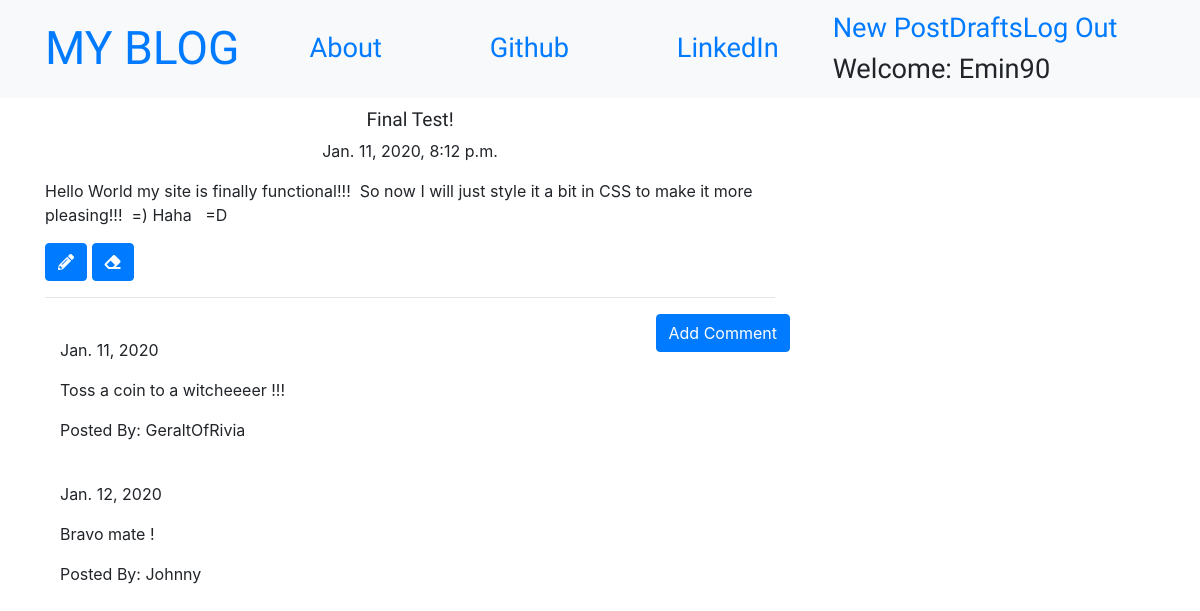
The app's page /post/7 (signed in) with its own data.
### blog/models.py (models this page shows, shortened)
class Post(models.Model):
    author = models.ForeignKey('auth.User',on_delete=models.CASCADE)
    title = models.CharField(max_length=200)
    text = models.TextField()
    created_date = models.DateTimeField(default=timezone.now)
    published_date = models.DateTimeField(blank=True,null=True)

class Comment(models.Model):
    post = models.ForeignKey('blog.Post',related_name='comments',on_delete=models.CASCADE)
    author = models.CharField(max_length=200)
    text = models.TextField()
    created_date = models.DateField(default=timezone.now())
    approved_comment = models.BooleanField(default=False)

### blog/views.py (the view)
# urls.py: re_path(r'^post/(?P<pk>\d+)$',views.PostDetailView.as_view(),name='post_detail'),
class PostDetailView(DetailView):
    model = Post

### blog/templates/blog/post_detail.html (shortened to what this page needs)
{% extends "blog/base.html" %}
{% block content %}
<h1 class="posttitle loader">{{post.title}}</h1>
{% if post.published_date %}
<div class="date postdate">
  {{ post.published_date }}
</div>
{% else %}
<a class="btn btn-primary" href="{% url 'post_publish' pk=post.pk %}"
  >Publish</a
>
{% endif %}
<p class="postcontent">{{ post.text|safe|linebreaksbr }}</p>
{% if user.is_authenticated %}
<a class="btn btn-primary" href="{% url 'post_edit' pk=post.pk %}">
  <i class="fas fa-pencil-alt"></i>
</a>
<a class="btn btn-primary" href="{% url 'post_remove' pk=post.pk %}">
  <i class="fas fa-eraser"></i>
</a>
{% endif %}
<hr />
<a
  class="btn btn-primary btn-comment"
  href="{% url 'add_comment_to_post' pk=post.pk %}"
  >Add Comment</a
>
<div class="container">
  {% for comment in post.comments.all %}
  <br />
  {% if user.is_authenticated or comment.approved_comment %}
  {{comment.created_date}}
  <p>{{comment.text|safe|linebreaks}}</p>
  <p>Posted By: {{comment.author}}</p>
  {% endif %} {% empty %}
  <p>No Comments!</p>
  {% endfor %}
</div>
{% endblock %}

### blog/templates/blog/base.html (shortened to what this page needs)
<!DOCTYPE html>
{% load staticfiles %}
<html lang="en">
  <head>
    <link rel="stylesheet" href="https://stackpath.bootstrapcdn.com/bootstrap/4.4.1/css/bootstrap.min.css">
    <link rel="stylesheet" href="//cdn.jsdelivr.net/npm/medium-editor@latest/dist/css/medium-editor.min.css" type="text/css" media="screen" charset="utf-8">
    <link rel="stylesheet" href="{% static 'css/blog.css' %}">
    <link rel="stylesheet" href="https://use.fontawesome.com/releases/v5.5.0/css/all.css">
  </head>
  <body class="loader">
    <nav class="navbar navbar-expand-lg bg-light techfont">
      <div class="container">
      <a class="navbar-brand bigbrand" href="{% url 'post_list' %}">MY BLOG</a>
      <div class="collapse navbar-collapse" id="navbarNav">
        <ul class="navbar-nav nav-fill w-100">
          <li class="nav-item">
            <a class="nav-link" href="{% url 'about' %}">About</a>
          </li>
          <li class="nav-item">
            <a class="nav-link" href="https://www.github.com">Github</a>
          </li>
          <li class="nav-item">
            <a class="nav-link" href="https://www.linkedin.com">LinkedIn</a></li>
        </ul>
        <ul class="nav navbar-nav navbar-right">
          {% if user.is_authenticated %}
          <li>
            <a href="{% url 'post_new' %}">New Post</a>
          </li>
          <li>
            <a href="{% url 'post_draft_list' %}">Drafts</a>
          </li>
          <li>
            <a href="{% url 'logout' %}">Log Out</a>
          </li>
          <li>
            <a>Welcome: {{user.username}}</a>
          </li>
          {% else %}
          <button type="button" class="btn btn-default btn-lg">
            <a class="nav navbar-right" href="{% url 'login' %}">
              <i class="fas fa-user-ninja"></i>
            </a>
          </button>
          {% endif %}
        </ul>
      </div>
    </div>
    </nav>
    <div class="content container">
      <div class="row">
        <div class="col-md-8">
          <div class="blog_posts">
            {% block content %}
            {% endblock %}
          </div>
        </div>
      </div>
    </div>
  </body>
</html>

### blog/static/css/blog.css (style rules this page uses)
.techfont { font-family: 'Heebo', sans-serif; font-size: 1.7em; margin-bottom: 10px; }
.bigbrand { font-size: 1.7em; }
.postdate { text-align: center; }
.posttitle { font-family: 'Heebo';sans-serif; font-size: 1.2em; text-align: center; }
.postcontent { font-family: 'Heebo'; font-size: 1.2em; }
.btn-comment { position: absolute; right: 0px; }
.loader { filter: hue-rotate(0deg); color: linear-gradient(45deg, #0f8, #08f); animation: hue 10000ms infinite linear; }

### records on screen
Post: title "Final Test!", published_date "Jan. 11, 2020, 8:12 p.m.", text "Hello World my site is finally functional!!! So now I will just style it a bit in CSS to make it more pleasing!!! =) Haha =D"
Comment: created_date "Jan. 11, 2020", text "Toss a coin to a witcheeeer !!!", author "GeraltOfRivia"
Comment: created_date "Jan. 12, 2020", text "Bravo mate !", author "Johnny"

### other values on screen
{{ user.username }} "Emin90"
